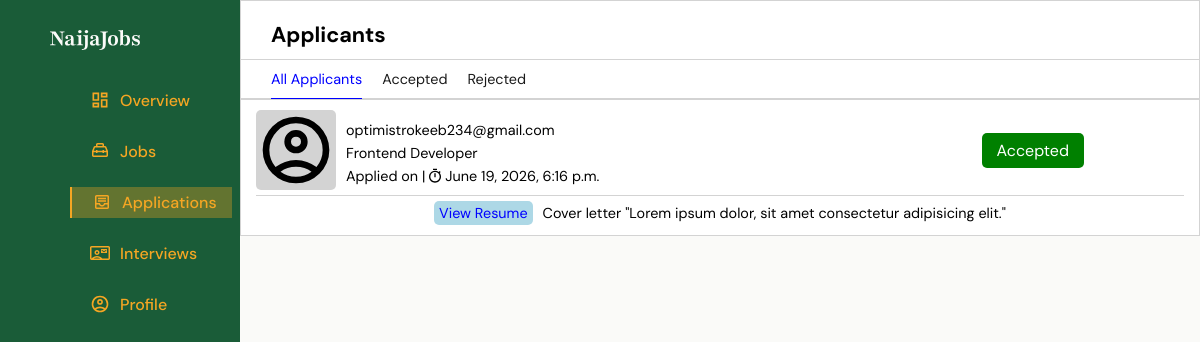
Page /employer/applications (signed in) on the earlier database version.
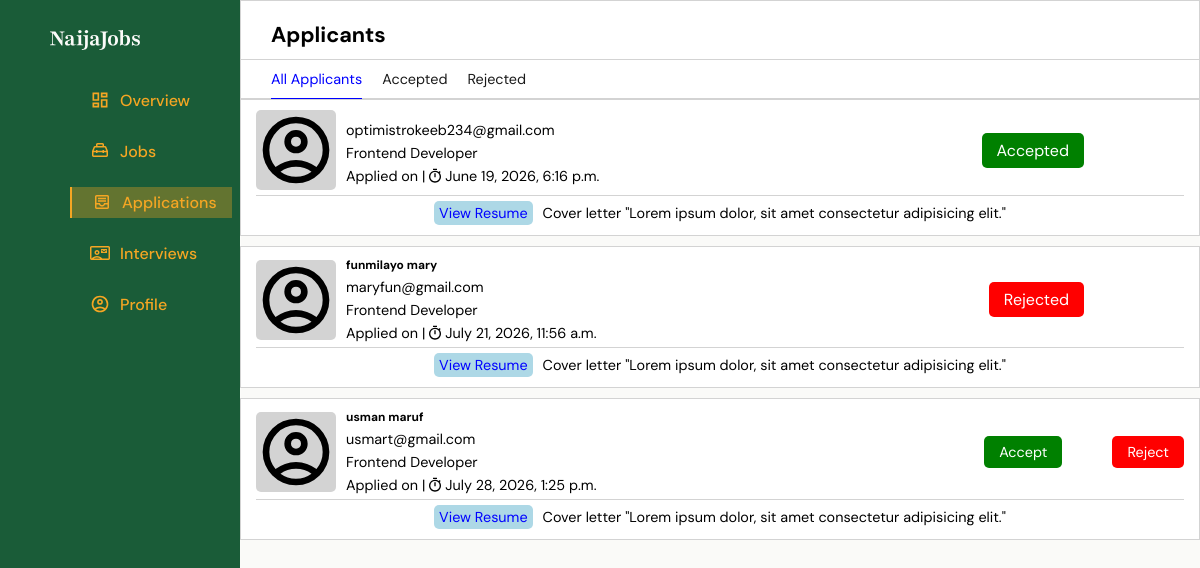
Same page on the later database version.
### routes/models.py (models this page shows, shortened)
class Application(models.Model):
    STATUS_CHOICES = (('pending', 'Pending'), ('accepted', 'Accepted'), ('rejected', 'Rejected'))
    applicant = models.ForeignKey(
        User,
        on_delete=models.CASCADE,
        related_name="applications"
    )
    job = models.ForeignKey(
        JobPost,
        on_delete=models.CASCADE,
        related_name="applications"
    )
    status = models.CharField(
        max_length=20,
        choices=STATUS_CHOICES,
        default="pending"
    )
    applied_at = models.DateTimeField(auto_now_add=True)
    class Meta:
        unique_together = ("applicant", "job")

### accounts/models.py (models this page shows)
class User(AbstractUser):
    role_options = (('Employer', 'employer'),('seeker', 'Job seeker'))
    id = models.UUIDField(primary_key=True, editable=False, default=uuid.uuid4)
    role = models.CharField(max_length=20, choices= role_options)

### Employer/models.py (models this page shows, shortened)
class JobPost(models.Model):
    user = models.ForeignKey(
        User,
        on_delete=models.CASCADE,
        related_name="job_posts"
    )
    status_options = (('open', 'Open'), ('closed', 'Closed'))
    type_options = (('full_time', 'Full Time'), ('part_time', 'Part Time'), ('internship', 'Internship'), ('contract', 'Contract'))
    title = models.CharField(max_length=50)
    job_type = models.CharField(max_length=50, choices=type_options, db_index=True)
    salary_min = models.PositiveIntegerField()
    salary_max = models.PositiveIntegerField()
    description = models.TextField()
    category = models.CharField(max_length=50, db_index=True)
    date_posted = models.DateTimeField(auto_now_add=True)
    date_closing = models.DateField()
    status = models.CharField(max_length=20, choices=status_options, db_index=True, default="Open")
    is_active = models.BooleanField(default=True)

### Employer/views.py (the view)
# urls.py: path('employer/applications', views.employer_applications, name='employer applications'),
@login_required
def employer_applications(request):
    if request.user.role != "Employer":
        return redirect("home")
    employer = request.user
    try:
        registered = employer.employer_profile
        if registered:
            company = True
        else:
            company = False
    except:
        company = False
    try:
        applied_jobs = []
        jobs = get_list_or_404(JobPost, user=employer)
        for job in jobs:
            applications = Application.objects.filter(job=job).all()
            if applications:
                applied_jobs.append(applications)
    except:
        applied_jobs = None
    return render(request, 'employer/routes/applications.html',
                   {"applications": applied_jobs, "registered" : company})

### NaijaJobs/context_processors.py (called while the page is built)
def cache_buster(request):
    return {
        "static_version": time.time_ns() if settings.DEBUG else "",
    }

### templates/employer/routes/applications.html (shortened to what this page needs)
{% extends "employer/base.html" %}
{% load static %}
{% block style %} <link rel="stylesheet" href="{% static 'css/applications.css' %}?v={{ static_version }}"> {% endblock %}
{% block content %}
<div class="container">
    <header>
        <section>
            <h2>Applicants</h2>
            <nav>
                <ul>
                    <li><a href="" class="selected">All Applicants</a></li>
                    <li><a href="">Accepted</a></li>
                    <li><a href="">Rejected</a></li>
                </ul>
            </nav>
        </section>
    </header>
    {% if registered %}
        {% if applications %}
            <main>
                {% for applicant in applications %}
                    {% for application in applicant %}
                        <div class="applicants-card">
                            <section>
                                <div class="profile">
                                    <div class="image"><img src="{% static 'svg/user-black.svg' %}" alt=""></div>
                                    <div class="details">
                                        <h5>{{ application.applicant.first_name }} {{ application.applicant.last_name }}</h5>
                                        <p>{{ application.applicant.email }}</p>
                                        <p>{{ application.job.title }}</p>
                                        <p class="time">Applied on | <img width="16" src="{% static 'svg/time.svg' %}" alt="">{{ application.applied_at }}</p>
                                    </div>
                                </div>
                                {% if application.status != "pending" %}
                                    <div class="button">
                                        {% if application.status == "Accepted" %}
                                            <button class="accepted">{{ application.status }}</button>
                                        {% else %}
                                            <button class="rejected">{{ application.status }}</button>
                                        {% endif %}
                                    </div>
                                {% else %}
                                    <div class="button">
                                        <a
                                        href="{% url 'alter application' application.job.id application.applicant.username %}?alter=accept"
                                        >Accept</a>
                                        <a
                                        href="{% url 'alter application' application.job.id application.applicant.username %}?alter=reject"
                                        >Reject</a>
                                    </div>
                                {% endif %}
                            </section>
                            <section>
                                <a href="">View Resume</a>
                                <p>Cover letter "Lorem ipsum dolor, sit amet consectetur adipisicing elit."</p>
                            </section>
                        </div>
                    {% endfor %}
                {% endfor %}
            </main>
        {% else %}
            <main class="empty">
                <p>Empty</p>
            </main>
        {% endif %}
    {% else %}
    <div class="pro">
        <p>Don't have a profile?</p>
        <p>Click <a href="{% url 'employer profile' %}">Here</a> to go to and create company's pfrofile</p>
    </div>
    {% endif %}
</div>
{% endblock %}

### templates/employer/base.html (shortened to what this page needs)
<!DOCTYPE html>
<html lang="en">
<head>
    {% load static %}
    <link rel="stylesheet" href="{% static 'css/employer-base.css' %}?v={{ static_version }}">
    {% block style %}{% endblock %}
</head>
<body>
    <section id="section">
        <aside class="">
            <header>
                <a href="{% url 'home' %}"><img src="{% static 'svg/logo-light.svg' %}" alt width="90"></a>
            </header>
            <main>
                <ul>
                    <li class="bg">
                        <a href="{% url 'employer overview' %}">
                            <img src="{% static 'svg/overview.svg' %}" width="20" alt="">Overview
                        </a>
                    </li>
                    <li class="bg a">
                        <a class="#a" href="{% url 'employer jobs' %}">
                            <img src="{% static 'svg/job.svg' %}" width="20" alt="">Jobs
                        </a>
                    </li>
                    <li class="bg">
                        <a href="{% url 'employer applications' %}">
                            <img src="{% static 'svg/applications.svg' %}" width="20" alt="">Applications
                        </a>
                    </li>
                    <li class="bg">
                        <a href="{% url 'employer interviews' %}">
                            <img src="{% static 'svg/interview.svg' %}" width="20" alt="">Interviews
                        </a>
                    </li>
                    <li class="bg">
                        <a href="{% url 'employer profile' %}">
                            <img src="{% static 'svg/user-gold.svg' %}" width="20" alt="">Profile
                        </a>
                    </li>
                </ul>
            </main>
        </aside>
        <aside class="hid">
            {% block content %} {% endblock %}
        </aside>
    </section>
</body>
</html>

### static/css/employer-base.css (style rules this page uses)
:root { --forest-green: #1A5C38; --Nigerian-gold: #F5A623; --bg-color: #FAFAF8; --text-color: #1A1A1A; --muted: #888888; }
* { margin: 0; padding: 0; box-sizing: border-box; }
body { background-color: var(--bg-color); display: flex; max-width: 100vw; width: 100vw; font: 1rem regular; max-height: 100vh; height: 100vh; overflow: hidden; }
aside.hid { max-height: 100vh; overflow-y: scroll; }
#section { display: flex; width: 100vw; height: 100vh; }
#section, #section aside { height: 100vh; max-height: 100vh; }
#section aside:first-child { background-color: var(--forest-green); flex: 20; }
#section aside:first-child header { padding: 30px 50px; }
#section aside:last-child { flex: 80; }
#section aside:first-child ul { display: flex; flex-direction: column; list-style: none; row-gap: 20px; }
#section aside:first-child main { padding-left: 70px; }
#section aside:first-child ul li a { color: var(--Nigerian-gold); text-decoration: none; display: inline-flex; align-items: center; justify-content: center; column-gap: 10px; font-weight: 500; justify-content: left; display: inline-flex; width: 100%; padding: 5px 0px 5px 20px; }
#section aside:first-child ul li { width: 162.06px; padding: 0; cursor: pointer; }
#section aside:first-child ul li:hover, .bg-op { background-color: #f5A62355; border-left: 2px solid var(--Nigerian-gold); }
#section aside:first-child main ul li:nth-child(2) a { display: inline-flex; justify-content: left; width: 100%; padding: 5px 0px 5px 20px; }

### static/css/applications.css (style rules this page uses)
:root { --forest-green: #1A5C38; --Nigerian-gold: #F5A623; --bg-color: #FAFAF8; --text-color: #1A1A1A; --muted: #888888; }
.container { width: 100%; height: 100%; font: .9rem regular; }
p.time { display: flex; align-items: center; column-gap: 2px; }
.container header { height: max-content; width: 100%; }
.container header { background-color: white; border: 1px solid lightgrey; }
.container header section:first-child { padding-top: 20px; }
.container section:first-child h2 { padding-inline: 30px; width: 100; padding-bottom: 10px; }
.container section:first-child nav { padding-inline: 30px; display: flex; align-items: center; border-top: 1px solid lightgrey; padding-block: 10px; }
.container section:first-child nav ul { display: flex; align-items: center; column-gap: 20px; }
.container section:first-child nav ul li { list-style: none; }
.container section:first-child nav ul li a { text-decoration: none; color: var(--text-color); padding-bottom: 10px; }
.container section:first-child nav ul .selected { color: blue; border-bottom: 2px solid blue; }
.details { display: flex; flex-direction: column; row-gap: 5px; }
.image { max-width: 100px; max-height: 100px; height: 80px; width: 80px; }
.image img { max-width: 100%; max-height: 100%; width: 100%; height: 100%; background-color: lightgray; border-radius: 5px; }
.profile { display: flex; align-items: center; column-gap: 10px; }
div.button { display: flex; column-gap: 50px; }
div.button button { padding: 7px 15px; border-radius: 5px; font: 1rem regular; border: 0; color: white; margin-right: 100px; }
button.accepted { background-color: green; }
button.rejected { background-color: red; }
div.button a { padding: 7px 15px; border-radius: 5px; font-family: regular; color: white; text-decoration: none; max-height: fit-content; }
div.button a:first-child { background-color: green; }
div.button a:nth-child(2) { background-color: red; }
.applicants-card { background-color: white; padding: 10px 15px; border: 1px solid lightgrey; }
.applicants-card section { width: 100%; display: flex; align-items: center; justify-content: space-between; }
.applicants-card section:first-child { padding-bottom: 5px; }
.applicants-card section:nth-child(2) { justify-content: center; border-top: 1px solid lightgrey; padding-top: 5px; align-items: center; column-gap: 10px; }
.applicants-card section:nth-child(2) a { text-decoration: none; background-color: lightblue; color: blue; padding: 3px 5px; border-radius: 5px; }
main { display: flex; flex-direction: column; row-gap: 10px; }

Differences in the rows shown:
added Application: applicant.first_name "funmilayo", applicant.last_name "mary", applicant.email "maryfun@gmail.com", job "Frontend Developer", applied_at "July 21, 2026, 11:56 a.m.", status "Rejected"
added Application: applicant.first_name "usman", applicant.last_name "maruf", applicant.email "usmart@gmail.com", job "Frontend Developer", applied_at "July 28, 2026, 1:25 p.m.", status "Accept"
